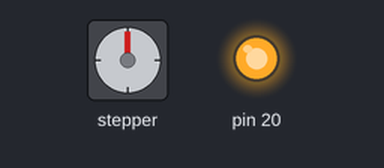
The sketch below on a simulated Arduino Mega 2560, built with avr-gcc and run on an emulated ATmega2560. Shown: stepper motor, output pins drawn as LEDs (lit = HIGH). Wiring (inferred from the names in the program): stepper motor driver (200 steps per turn assumed): step pin 23; direction pin 22. Pins used as bus, display or sensor lines are not drawn.

Above: at 2.1 s.
At 10.1 s:
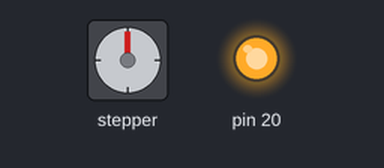
At 20.1 s:
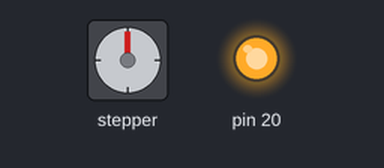
At 38.2 s:
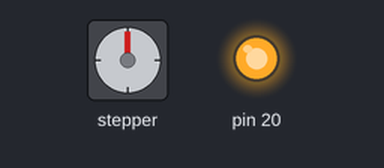
Timing chart, 0 to 40.0 s (numbered marks = the images above):
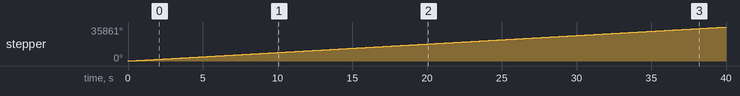

The sketch:

RSX_Stepper_Motor.ino
```cpp
#include "conf.h"
#include "RSXStepperMotor.h"
//Make sure you download these files plus RSXRadio.cpp for this to work


RSXMotor motor = RSXMotor(step_pin, dir_pin);

void setup()
{
  pinMode(20, OUTPUT);
  digitalWrite(20, HIGH);
  pinMode(21, INPUT);
  attachInterrupt(21, LimitSwitchInt, RISING);
}

void loop()
{
  motor.run_motor(1000, true);
}

void LimitSwitchInt() {
  delay(1000);
  motor.run_motor(1000, false);
  delay(1000);
}
```

RSXStepperMotor.cpp
```cpp
/*
Contributors:
  Svarun Soda
  Andrew Nowakowski

Important Notes:
  This software has only been tested and vairfied on the following hardware:
    Stepper Motor:
      > NEMA 17HS4401 Stepper Motor
          -----------------
          |               |> 6 Connected
          |               |> 5 Not Connected
          |       \/      |> 4 Connected
          |       /\      |> 3 Connected
          |               |> 2 Not Connected
          |               |> 1 Connected
          -----------------
    Stepper Motor Driver Module:
      > A4988 Stepper Driver Module
         Enable(NC) 1 <-----------------> 16 VMOTor(C**)
            MS1(NC) 2 <|               |> 15 GND (C**)
            MS2(NC) 3 <|   ----        |> 14 2B(C-1)
            MS3(NC) 4 <|   |  |        |> 13 2A(C-3)
            RST(C*) 5 <|   |  |        |> 12 1A(C-4)
            SLP(C*) 6 <|      _|_      |> 11 1B(C-6)
            STEP(C) 7 <|       |       |> 10 VDD(C)
             DIR(C) 8 <-----------------> 9  GND(C)
        *RST and SLP are bridged together
        **connected to 8V-35V power source with a 47microF capacitor
*/

#include "arduino.h"
#include "RSXStepperMotor.h"

RSXMotor::RSXMotor(int step_pin, int dir_pin, int spin_delay)
{
  /*
  _step_pin: the pin that connects to the STEP on the stepper motor driver.
  _dir_pin: the pin that connects to the DIR on the stepper motor driver.
  _spin_delay: the delay between each step in microseconds.
  */
  _step_pin = step_pin;
  _dir_pin = dir_pin;
  _spin_delay = spin_delay;
  pinMode(step_pin, OUTPUT);
  pinMode(dir_pin, OUTPUT);
};

void RSXMotor::run_motor(int step_num, bool spin_clockwise) // TODO: pass in limit switches to make sure motor does not run if limit is reached
{
  /*
  step_num: the number of steps to be completed by the stepper motor.
  sping_clockwise: true -> clockwise, false -> counter clockwise.
  */
  if (spin_clockwise)
  {
    digitalWrite(_dir_pin, HIGH);
  }
  else
  {
    digitalWrite(_dir_pin, LOW);
  }
  for (int i = 0; i < step_num; i++)
  {
    digitalWrite(_step_pin, HIGH);
    delayMicroseconds(_spin_delay);
    digitalWrite(_step_pin, LOW);
    delayMicroseconds(_spin_delay);
  }
}
```

RSXStepperMotor.h
```cpp
#pragma once

class RSXMotor
{
private:
  int _step_pin;
  int _dir_pin;
  int _spin_delay;

public:
  RSXMotor(int step_pin, int dir_pin, int spin_delay = 1000);
  void run_motor(int step_num, bool spin_clockwise = true);
};
```

conf.h
```cpp
#pragma once
#include "arduino.h"

//// Configuration for the RFD 900+
//// netID = 73;
//#define RSXRADIO Serial8
//const long BPS = 57600;
//// End configuration for the RFD 900+

// Configuration for the Stepper Motor
const int step_pin = 23;
const int dir_pin = 22;
// End configuration for the Stepper Motor

//// Configuration for th SDCard
//#define chipSelect BUILTIN_SDCARD
//String message = String().reserve(10000);
//int batch_size = 100;
//// End configuration for the SDCard

//// Configuration for the IMU
//const long BPS_IMU = 115200;
//// End configuration for the IMU
```

Measured:
- by itself, stepper: keeps turning clockwise at about 897°/s
